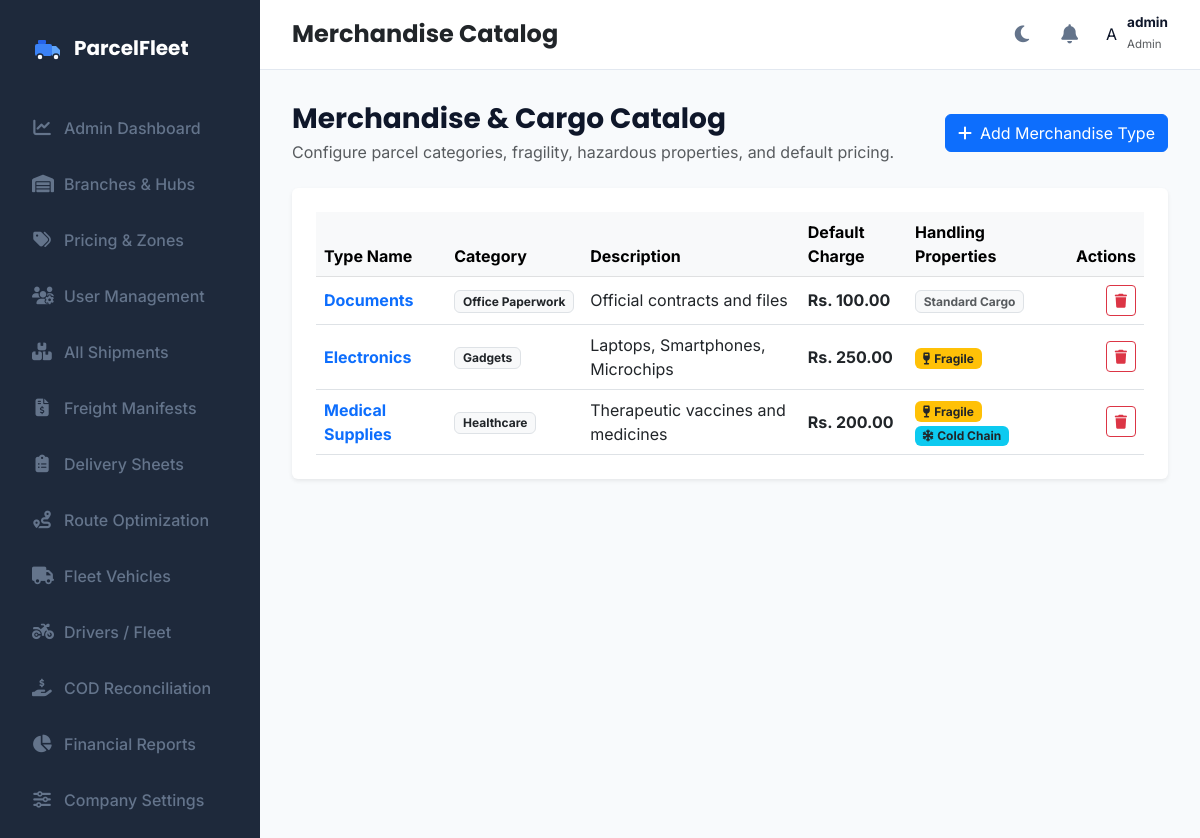
The page /admin/merchandise (signed in) on the database as committed earlier.
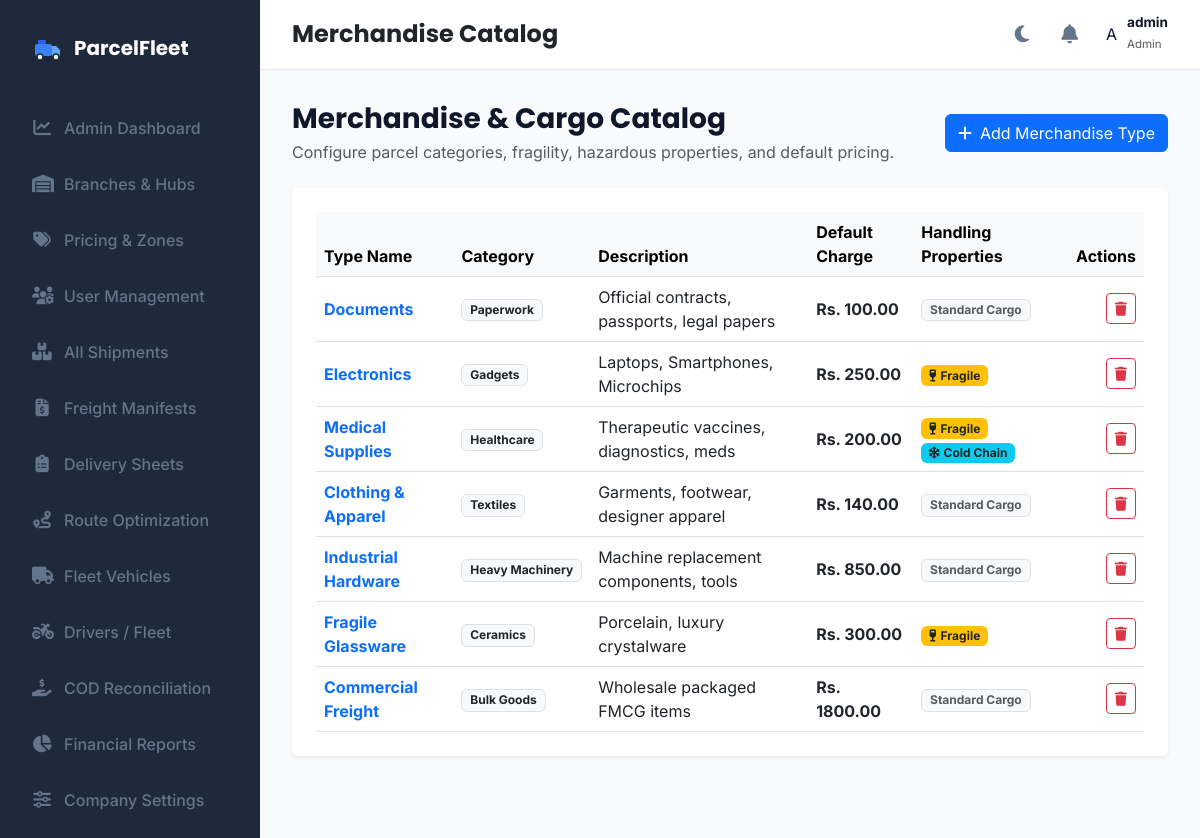
The same page on the database as committed later.
### models.py (models this page shows)
class User(db.Model, UserMixin):
    __tablename__ = 'users'
    id = db.Column(db.Integer, primary_key=True)
    username = db.Column(db.String(50), unique=True, nullable=False)
    password_hash = db.Column(db.String(255), nullable=False)
    role = db.Column(db.String(30), nullable=False)  # 'admin', 'hub_admin', 'booking_staff', 'warehouse_staff', 'dispatcher', 'delivery_staff', 'branch_staff', 'driver'
    permissions = db.Column(db.String(255), nullable=True) # Comma-separated permissions: view,create,edit,delete,assign,dispatch,reports,settings
    driver_profile = db.relationship('Driver', backref='user', uselist=False, cascade="all, delete-orphan")
    hub_admin_profile = db.relationship('HubAdmin', backref='user', uselist=False, cascade="all, delete-orphan")

class Merchandise(db.Model):
    __tablename__ = 'merchandise'
    id = db.Column(db.Integer, primary_key=True)
    type = db.Column(db.String(50), nullable=False)  # Documents, Electronics, Clothing, Food Items, Fragile Goods, Medical Supplies, Others
    category = db.Column(db.String(50), nullable=True)
    description = db.Column(db.Text, nullable=True)
    weight = db.Column(db.Float, default=1.0)
    unit = db.Column(db.String(10), default='kg')
    fragile = db.Column(db.Boolean, default=False)
    hazardous = db.Column(db.Boolean, default=False)
    temperature_controlled = db.Column(db.Boolean, default=False)
    default_charge = db.Column(db.Float, default=100.0)
    created_at = db.Column(db.DateTime, default=datetime.utcnow)
    parcels = db.relationship('Parcel', backref='merchandise')

### app.py (the view)
@app.route('/admin/merchandise')
@login_required
def manage_merchandise():
    merchandise_list = Merchandise.query.all()
    return render_template('merchandise.html', active_page='merchandise', merchandise_list=merchandise_list)

### app.py (called while the page is built)
@login_manager.user_loader
def load_user(user_id):
    return User.query.get(int(user_id))

### templates/merchandise.html (shortened to what this page needs)
{% extends "base.html" %}
{% block page_title %}Merchandise Catalog{% endblock %}
{% block content %}
<div class="container-fluid p-0">
    <div class="d-flex flex-column flex-md-row justify-content-between align-items-md-center mb-4 gap-3">
        <div>
            <h3 class="fw-bold mb-1">Merchandise & Cargo Catalog</h3>
            <p class="text-muted mb-0">Configure parcel categories, fragility, hazardous properties, and default pricing.</p>
        </div>
        <button class="btn btn-primary d-inline-flex align-items-center gap-2" data-bs-toggle="modal" data-bs-target="#addMerchandiseModal">
            <i class="fa-solid fa-plus"></i>
            <span>Add Merchandise Type</span>
        </button>
    </div>
    <div class="card border-0 shadow-sm">
        <div class="card-body p-4">
            <div class="table-responsive">
                <table class="table table-hover align-middle mb-0">
                    <thead class="table-light">
                        <tr>
                            <th>Type Name</th>
                            <th>Category</th>
                            <th>Description</th>
                            <th>Default Charge</th>
                            <th>Handling Properties</th>
                            <th class="text-end">Actions</th>
                        </tr>
                    </thead>
                    <tbody>
                        {% for m in merchandise_list %}
                        <tr>
                            <td><strong class="text-primary">{{ m.type }}</strong></td>
                            <td><span class="badge bg-light text-dark border">{{ m.category or 'General' }}</span></td>
                            <td>{{ m.description or 'N/A' }}</td>
                            <td><strong class="text-dark">Rs. {{ "%.2f"|format(m.default_charge) }}</strong></td>
                            <td>
                                {% if m.fragile %}
                                    <span class="badge bg-warning text-dark me-1"><i class="fa-solid fa-wine-glass me-1"></i>Fragile</span>
                                {% endif %}
                                {% if m.temperature_controlled %}
                                    <span class="badge bg-info text-dark me-1"><i class="fa-solid fa-snowflake me-1"></i>Cold Chain</span>
                                {% endif %}
                                {% if not m.fragile and not m.hazardous and not m.temperature_controlled %}
                                    <span class="badge bg-light text-muted border">Standard Cargo</span>
                                {% endif %}
                            </td>
                            <td class="text-end">
                                <form action="{{ url_for('delete_merchandise', id=m.id) }}" method="POST" class="d-inline" onsubmit="return confirm('Delete {{ m.type }}?');">
                                    <button type="submit" class="btn btn-sm btn-outline-danger"><i class="fa-solid fa-trash"></i></button>
                                </form>
                            </td>
                        </tr>
                        {% else %}
                        <tr>
                            <td colspan="6" class="text-center py-4 text-muted">No merchandise types configured.</td>
                        </tr>
                        {% endfor %}
                    </tbody>
                </table>
            </div>
        </div>
    </div>
</div>
{% endblock %}

### templates/base.html (shortened to what this page needs)
<!DOCTYPE html>
<html lang="en">
<head>
    <link rel="stylesheet" href="https://cdnjs.cloudflare.com/ajax/libs/font-awesome/6.4.0/css/all.min.css">
    <link href="https://cdn.jsdelivr.net/npm/bootstrap@5.3.0/dist/css/bootstrap.min.css" rel="stylesheet">
    <link rel="stylesheet" href="https://unpkg.com/leaflet@1.9.4/dist/leaflet.css" />
    <link rel="stylesheet" href="{{ url_for('static', filename='css/styles.css') }}">
</head>
<body>
    {% if current_user.is_authenticated and not no_layout %}
    <div class="app-container">
        <aside class="sidebar" id="sidebar">
            <div class="brand">
                <span>ParcelFleet</span>
            </div>
            <ul class="sidebar-nav">
                {% if current_user.role == 'admin' %}
                <li class="sidebar-nav-item {% if active_page == 'dashboard' %}active{% endif %}">
                    <a href="{{ url_for('admin_dashboard') }}">
                        <i class="fa-solid fa-chart-line"></i>
                        <span>Admin Dashboard</span>
                    </a>
                </li>
                <li class="sidebar-nav-item {% if active_page == 'hubs' %}active{% endif %}">
                    <a href="{{ url_for('manage_hubs') }}">
                        <i class="fa-solid fa-warehouse"></i>
                        <span>Branches & Hubs</span>
                    </a>
                </li>
                <li class="sidebar-nav-item {% if active_page == 'pricing_rules' %}active{% endif %}">
                    <a href="{{ url_for('pricing_rules') }}">
                        <i class="fa-solid fa-tags"></i>
                        <span>Pricing & Zones</span>
                    </a>
                </li>
                <li class="sidebar-nav-item {% if active_page == 'users' %}active{% endif %}">
                    <a href="{{ url_for('manage_users') }}">
                        <i class="fa-solid fa-users-gear"></i>
                        <span>User Management</span>
                    </a>
                </li>
                <li class="sidebar-nav-item {% if active_page == 'parcels' %}active{% endif %}">
                    <a href="{{ url_for('manage_parcels') }}">
                        <i class="fa-solid fa-boxes-stacked"></i>
                        <span>All Shipments</span>
                    </a>
                </li>
                <li class="sidebar-nav-item {% if active_page == 'manifests' %}active{% endif %}">
                    <a href="{{ url_for('manage_manifests') }}">
                        <i class="fa-solid fa-file-invoice-dollar"></i>
                        <span>Freight Manifests</span>
                    </a>
                </li>
                <li class="sidebar-nav-item {% if active_page == 'delivery_sheets' %}active{% endif %}">
                    <a href="{{ url_for('delivery_sheets') }}">
                        <i class="fa-solid fa-clipboard-list"></i>
                        <span>Delivery Sheets</span>
                    </a>
                </li>
                <li class="sidebar-nav-item {% if active_page == 'optimization' %}active{% endif %}">
                    <a href="{{ url_for('delivery_optimization') }}">
                        <i class="fa-solid fa-route"></i>
                        <span>Route Optimization</span>
                    </a>
                </li>
                <li class="sidebar-nav-item {% if active_page == 'vehicles' %}active{% endif %}">
                    <a href="{{ url_for('manage_vehicles') }}">
                        <i class="fa-solid fa-truck"></i>
                        <span>Fleet Vehicles</span>
                    </a>
                </li>
                <li class="sidebar-nav-item {% if active_page == 'drivers' %}active{% endif %}">
                    <a href="{{ url_for('manage_drivers') }}">
                        <i class="fa-solid fa-motorcycle"></i>
                        <span>Drivers / Fleet</span>
                    </a>
                </li>
                <li class="sidebar-nav-item {% if active_page == 'cod_reconciliation' %}active{% endif %}">
                    <a href="{{ url_for('cod_reconciliation') }}">
                        <i class="fa-solid fa-hand-holding-dollar"></i>
                        <span>COD Reconciliation</span>
                    </a>
                </li>
                <li class="sidebar-nav-item {% if active_page == 'reports' %}active{% endif %}">
                    <a href="{{ url_for('view_reports') }}">
                        <i class="fa-solid fa-chart-pie"></i>
                        <span>Financial Reports</span>
                    </a>
                </li>
                <li class="sidebar-nav-item {% if active_page == 'company_settings' %}active{% endif %}">
                    <a href="{{ url_for('company_settings') }}">
                        <i class="fa-solid fa-sliders"></i>
                        <span>Company Settings</span>
                    </a>
                </li>
                {% endif %}
            </ul>
        </aside>
        <main class="main-viewport">
            <header class="header-bar">
                <div class="d-flex align-items-center gap-3">
                    {% if current_user.role == 'driver' %}
                    <h4 class="mb-0 text-dark fw-bold">ParcelFleet Rider</h4>
                    {% else %}
                    <h4 class="mb-0 text-capitalize text-dark fw-bold">{% block page_title %}{{ active_page }}{% endblock %}</h4>
                    {% endif %}
                </div>
                <div class="header-actions">
                    <button class="theme-toggle-btn" id="themeToggle" onclick="toggleThemeMode()">
                        <i class="fa-solid fa-moon" id="themeIcon"></i>
                    </button>
                    <div class="dropdown no-print">
                        <button class="theme-toggle-btn position-relative" data-bs-toggle="dropdown" id="notifBellBtn">
                            <i class="fa-solid fa-bell"></i>
                        </button>
                    </div>
                    {% if current_user.role == 'driver' %}
                    <div class="d-flex align-items-center gap-2 ps-2 border-start border-light">
                        <div class="text-end d-none d-sm-block">
                            <div class="fw-bold text-dark" style="font-size: 0.88rem; line-height: 1.1;">{{ current_user.driver_profile.name if current_user.driver_profile else current_user.username }}</div>
                            <div class="text-muted" style="font-size: 0.72rem;">ParcelFleet Rider</div>
                        </div>
                        <div class="rounded-circle bg-primary bg-opacity-10 text-primary d-flex align-items-center justify-content-center fw-bold" style="width: 36px; height: 36px; font-size: 0.95rem; border: 1.5px solid rgba(59, 130, 246, 0.3);">
                            {{ (current_user.driver_profile.name[0] if (current_user.driver_profile and current_user.driver_profile.name) else current_user.username[0]).upper() }}
                        </div>
                    </div>
                    {% else %}
                    <div class="dropdown">
                        <div class="user-profile-dropdown" data-bs-toggle="dropdown">
                            <div class="user-avatar-circle">
                                {{ current_user.username[0].upper() }}
                            </div>
                            <div class="d-none d-md-block text-start">
                                <div class="fw-bold" style="font-size: 0.85rem; line-height: 1.1;">{{ current_user.username }}</div>
                                <small class="text-muted text-capitalize" style="font-size: 0.72rem;">{{ current_user.role }}</small>
                            </div>
                        </div>
                    </div>
                    {% endif %}
                </div>
            </header>
            <section class="main-content">
                {% block content %}{% endblock %}
            </section>
        </main>
    </div>
    {% endif %}
</body>
</html>

### static/css/styles.css (style rules this page uses)
:root { --primary-color: #2563EB; --primary-hover: #1D4ED8; --secondary-color: #1E293B; --success-color: #22C55E; --warning-color: #F59E0B; --danger-color: #EF4444; --info-color: #06B6D4; --purple-color: #8B5CF6; --bg-color: #F8FAFC; --card-bg: #FFFFFF; --border-color: #E2E8F0; --text-color: #0F172A; --text-muted: #64748B; --sidebar-bg: #1E293B; --sidebar-text: #F8FAFC; --sidebar-hover: #334155; --shadow-sm: 0 1px 2px 0 rgb(0 0 0 / 0.05); --shadow-md: 0 4px 6px -1px rgb(0 0 0 / 0.1), 0 2px 4px -2px rgb(0 0 0 / 0.1); --shadow-lg: 0 10px 15px -3px rgb(0 0 0 / 0.1), 0 4px 6px -4px rgb(0 0 0 / 0.1); --border-radius-sm: 8px; --border-radius-md: 12px; --border-radius-lg: 16px; --transition-fast: 0.2s ease; --transition-normal: 0.3s ease; }
body { font-family: 'Inter', 'Poppins', sans-serif; background-color: var(--bg-color); color: var(--text-color); margin: 0; padding: 0; transition: background-color var(--transition-normal), color var(--transition-normal); overflow-x: hidden; }
h1, h2, h3, h4, h5, h6 { font-family: 'Poppins', sans-serif; font-weight: 600; }
.app-container { display: flex; min-height: 100vh; width: 100vw; }
.sidebar { width: 260px; background-color: var(--sidebar-bg); color: var(--sidebar-text); padding: 1.5rem 1rem; display: flex; flex-direction: column; flex-shrink: 0; transition: transform var(--transition-normal); z-index: 100; }
.sidebar .brand { display: flex; align-items: center; gap: 10px; padding: 0.5rem 1rem; margin-bottom: 2rem; }
.sidebar .brand img, .sidebar .brand svg { width: 32px; height: 32px; }
.sidebar .brand span { font-size: 1.25rem; font-weight: 700; font-family: 'Poppins', sans-serif; color: #FFFFFF; }
.sidebar-nav { display: flex; flex-direction: column; gap: 0.5rem; list-style: none; padding: 0; margin: 0; flex-grow: 1; }
.sidebar-nav-item a { display: flex; align-items: center; gap: 12px; padding: 0.75rem 1rem; color: var(--text-muted); text-decoration: none; border-radius: var(--border-radius-sm); font-weight: 500; transition: all var(--transition-fast); }
.sidebar-nav-item a i { width: 20px; font-size: 1.1rem; text-align: center; }
.main-viewport { flex-grow: 1; display: flex; flex-direction: column; min-width: 0; }
.header-bar { height: 70px; background-color: var(--card-bg); border-bottom: 1px solid var(--border-color); display: flex; align-items: center; justify-content: space-between; padding: 0 2rem; transition: background-color var(--transition-normal), border-color var(--transition-normal); }
.header-actions { display: flex; align-items: center; gap: 1.5rem; }
.theme-toggle-btn { background: none; border: none; color: var(--text-muted); font-size: 1.2rem; cursor: pointer; padding: 0.25rem; transition: color var(--transition-fast); }
.user-profile-dropdown { display: flex; align-items: center; gap: 10px; cursor: pointer; text-decoration: none; color: var(--text-color); }
.main-content { padding: 2rem; flex-grow: 1; overflow-y: auto; }

Rows that differ between the two databases and show on the page:
changed Merchandise "Documents": category "Office Paperwork" → "Paperwork"; description "Official contracts and files" → "Official contracts, passports, legal papers"
changed Merchandise "Medical Supplies": description "Therapeutic vaccines and medicines" → "Therapeutic vaccines, diagnostics, meds"
added Merchandise: type "Clothing & Apparel", category "Textiles", description "Garments, footwear, designer apparel", default_charge "140.00", fragile "Standard Cargo"
added Merchandise: type "Industrial Hardware", category "Heavy Machinery", description "Machine replacement components, tools", default_charge "850.00", fragile "Standard Cargo"
added Merchandise: type "Fragile Glassware", category "Ceramics", description "Porcelain, luxury crystalware", default_charge "300.00", fragile True (drawn)
added Merchandise: type "Commercial Freight", category "Bulk Goods", description "Wholesale packaged FMCG items", default_charge "1800.00", fragile "Standard Cargo"
